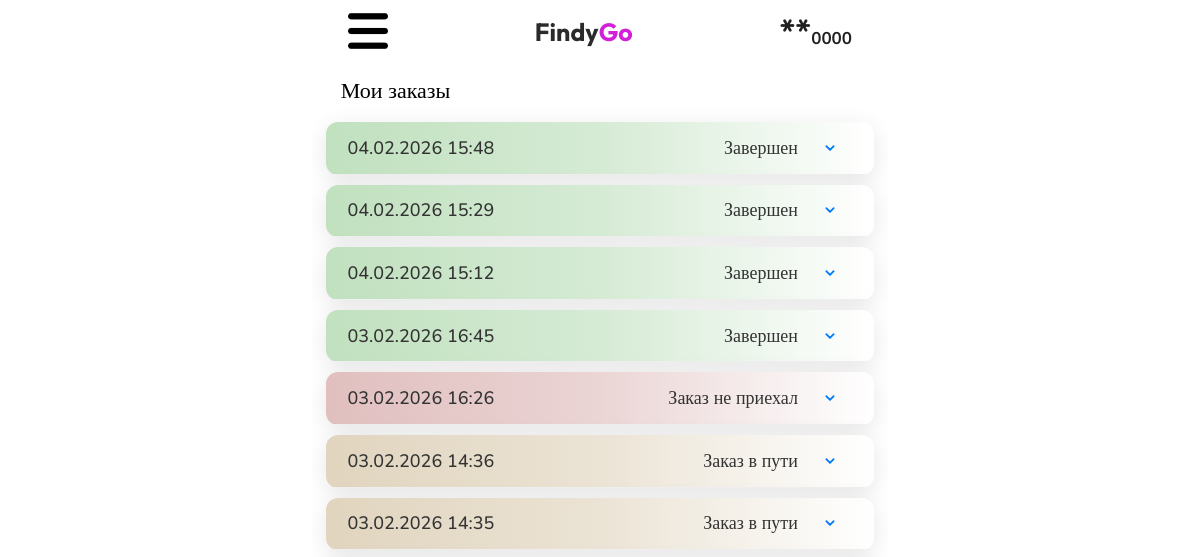
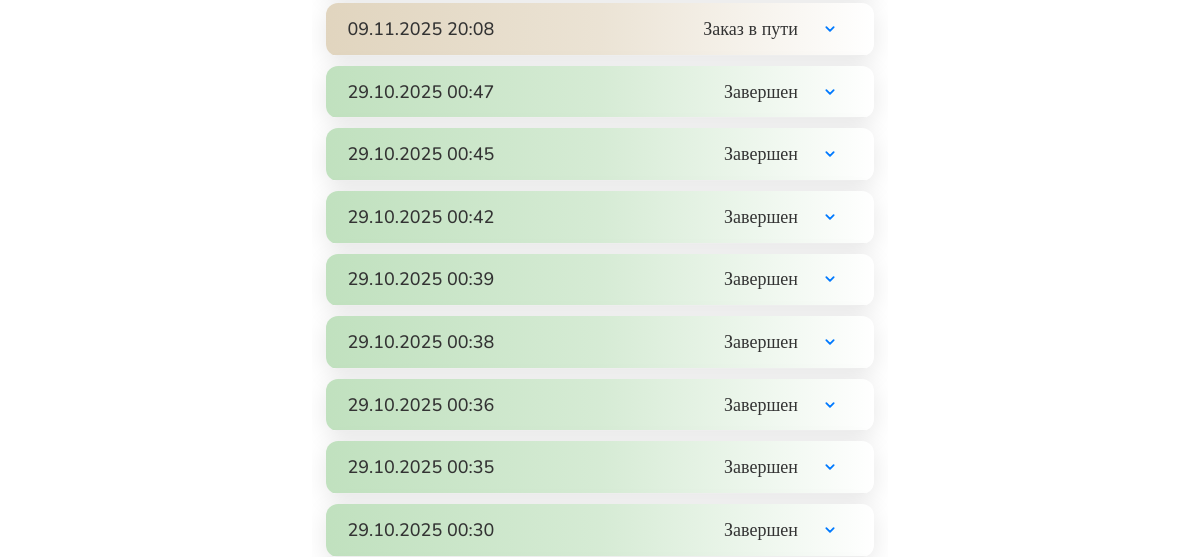
Page /my-orders/ (signed in, upper part) on the earlier database version (2 pictures, top to bottom).
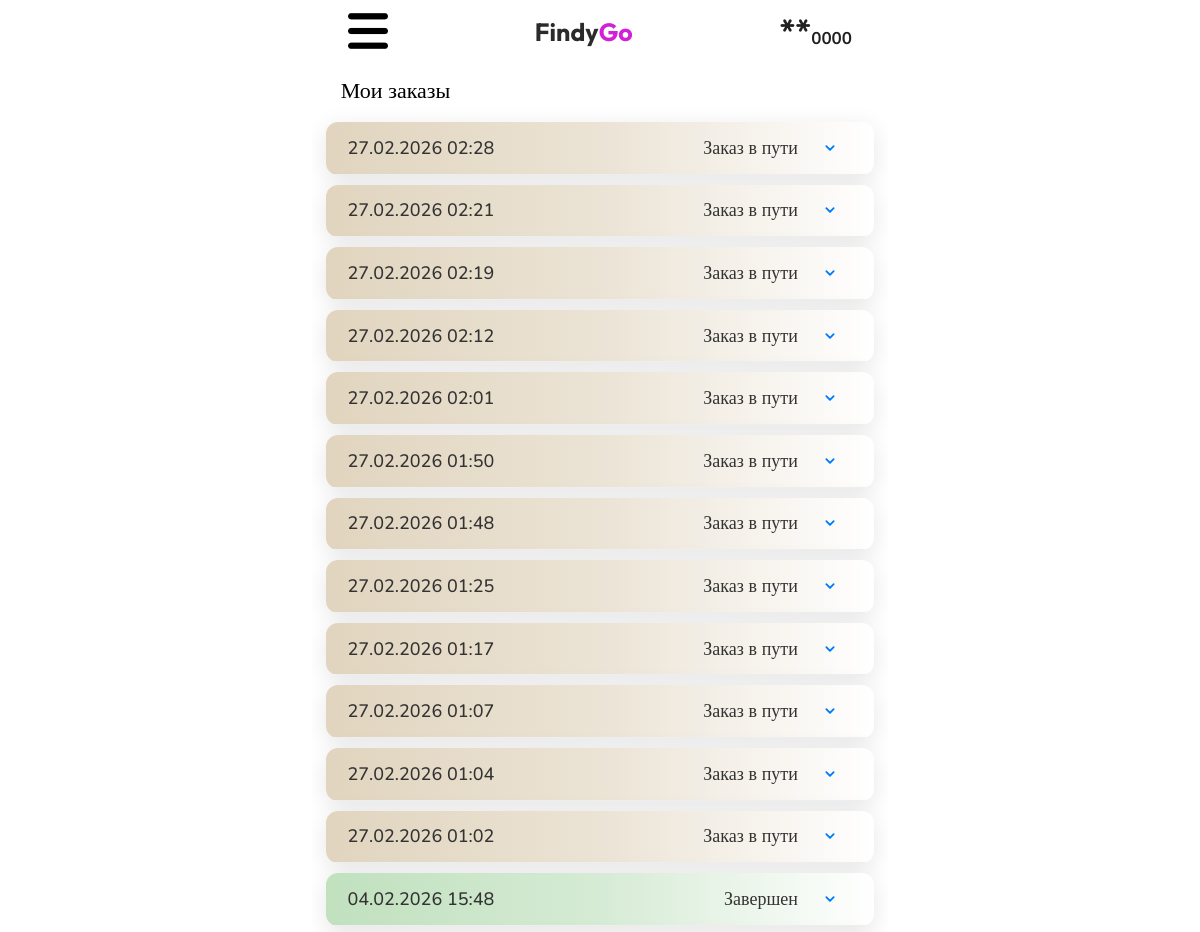
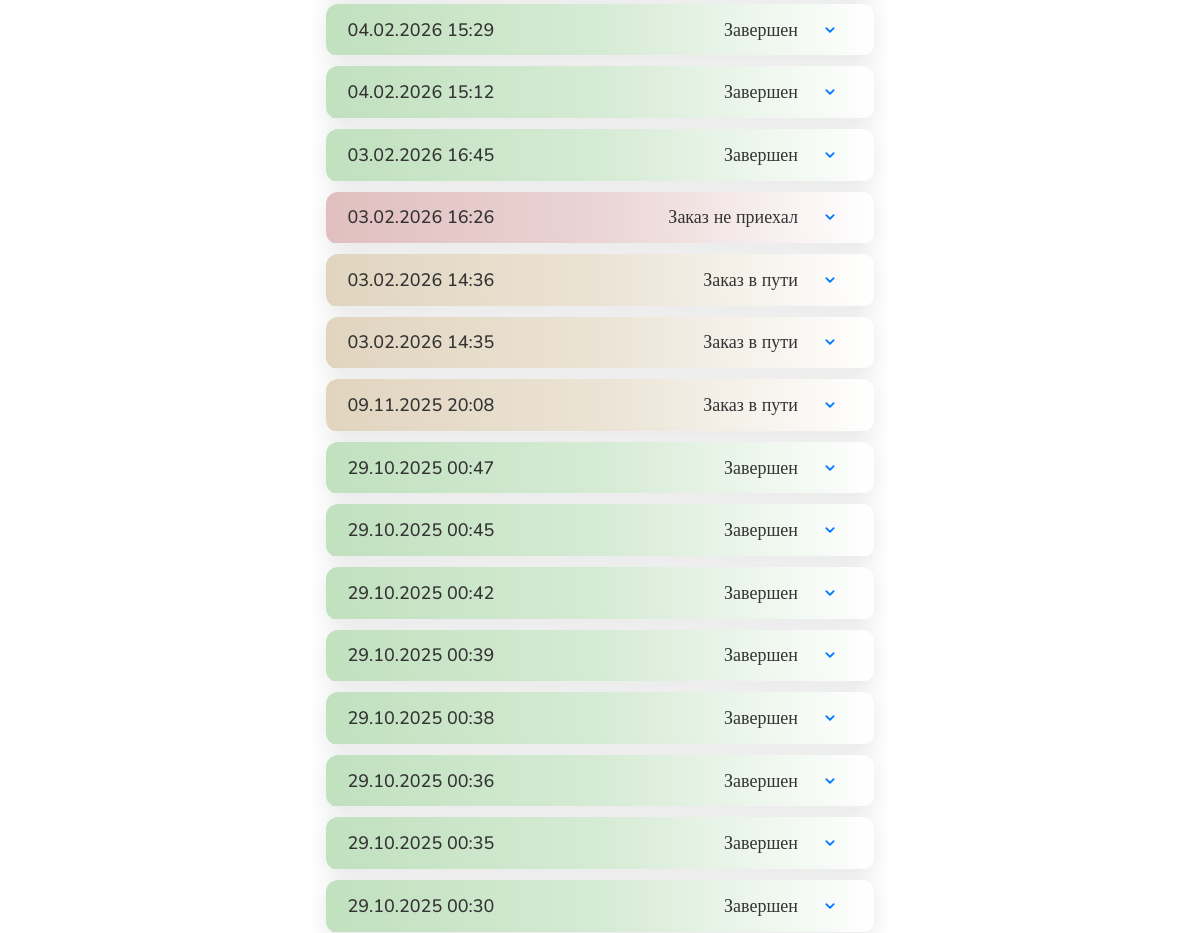
Same page on the later database version (2 pictures, top to bottom).
### basis/models.py (models this page shows, shortened)
class Order(models.Model):
    ORDER_STATUS_CHOICES = [
        ('in_progress', 'В процессе'),
        ('accept', 'Принято'),
        ('completed', 'Успешно'),
        ('cancelled', 'Отменен'),
    ]
    ORDER_PAYMENT_STATUS = [
        ('Online', 'Онлайн'),
        ('Offline', 'Наличными'),
    ]
    ORDER_DELIVERY_STATUS = [
        ('Delivery', 'Доставка курьером'),
        ('Pickup', 'Самовывоз'),
    ]
    COURIER_STATUS = [
        ('expectation', 'Ожидание'),
        ('called', 'Вызываем курьера'),
        ('pick_up', 'Забирает заказ'),
        ('on_the_way', 'В пути'),
        ('delivered', 'Доставлено'),
        ('canceled', 'Отменено'),
    ]
    DELIVERY_RESULT_CHOICES = [
        ('none', 'Не выбран'),
        ('success', 'Завершен успешно'),
        ('failed', 'Заказ не приехал'),
    ]
    user = models.ForeignKey(settings.AUTH_USER_MODEL, on_delete=models.CASCADE)
    delivery_result = models.CharField(max_length=20, choices=DELIVERY_RESULT_CHOICES, default='none')
    courier_first_name = models.CharField(max_length=15, blank=True)
    courier_last_name = models.CharField(max_length=15, blank=True)
    courier_tel_number = models.CharField(max_length=15, blank=True)
    courier_car = models.CharField(max_length=40, blank=True)
    courier_car_number = models.CharField(max_length=15, blank=True)
    courier_status = models.CharField(max_length=30, choices=COURIER_STATUS, default='expectation')
    order_number = models.CharField(max_length=255, unique=True)
    total_amount = models.DecimalField(max_digits=10, decimal_places=2)
    order_user_name = models.CharField(max_length=100)
    user_name = models.CharField(max_length=255)
    created_at = models.DateTimeField(default=timezone.now)
    order_details = models.TextField()
    status = models.CharField(max_length=20, choices=ORDER_STATUS_CHOICES, default='in_progress')
    order_tel_number = models.CharField(max_length=14)
    order_adsress = models.CharField(max_length=100)
    order_bank_check = models.ImageField(upload_to=order_bank_check_path, blank=True, null=True)
    order_payment_status = models.CharField(max_length=100)
    order_delivery_status = models.CharField(max_length=100)
    order_city = models.CharField(max_length=14, blank=True)

### my_orders/views.py (the view)
# urls.py: path('my-orders/', my_orders, name='my_orders'),
def my_orders(request):
    phone = request.GET.get('phone') or request.user.user_phone_number  # ищем по телефону
    orders = Order.objects.filter(order_tel_number=phone).order_by('-created_at')
    return render(request, 'my_orders/my_orders.html', {'orders': orders})

### templates/my_orders/my_orders.html (shortened to what this page needs)
{% extends 'basis/basis.html' %}
{% load humanize %}
{% block linkcss %}
<link rel="stylesheet" href="/static/css/my_orders.css">
{% endblock %}
{% block main %}
<h2 class="order-title">Мои заказы</h2>
<div class="orders-page">
    {% if orders %}
    {% for order in orders %}
    <div class="order_accordion">
        <div class="order_accordion-item {% if order.delivery_result == 'success' %}order-success{% elif order.delivery_result == 'failed' %}order-failed{% else %}{% if order.status == 'in_progress' %}order-progress{% elif order.status == 'completed' %}order-onway{% elif order.status == 'cancelled' %}order-cancelled{% endif %}{% endif %}" data-order-id="{{ order.id }}">
            <label class="order_accordion-header" for="order{{ forloop.counter }}">
                <h3 class="order_accordion_date">{{ order.created_at|date:"d.m.Y H:i" }}</h3>
                <h3 class="order_accordion_title">
                    {% if order.delivery_result == "success" %}
                    Завершен
                    {% elif order.delivery_result == "failed" %}
                    Заказ не приехал
                    {% else %}
                    {% if order.status == "in_progress" %}
                    В обработке
                    {% elif order.status == "completed" %}
                    Заказ в пути
                    {% elif order.status == "cancelled" %}
                    Отменен отправителем
                    {% endif %}
                    {% endif %}
                </h3>
                <svg class="arrow" viewBox="0 0 24 24">
                    <path d="M8 10l4 4 4-4" stroke="currentColor" stroke-width="2" fill="none" stroke-linecap="round"
                        stroke-linejoin="round" />
                </svg>
            </label>
        </div>
    </div>
    {% endfor %}
    {% else %}
    <p>У вас пока нет заказов.</p>
    {% endif %}
</div>
{% endblock %}

### templates/basis/basis.html (shortened to what this page needs)
{% load static %}
{% load humanize %}
<!DOCTYPE html>
<html lang="en">
<head>
    <link rel="stylesheet" href="/static/css/basis.css">
    {% block linkcss %}
    {% endblock %}
</head>
<body>
    <div class="body-container">
        <header>
            <div class="header-top">
                <div class="menu-btn">
                    <button class="aside-btn"></button>
                </div>
                <a href="{% url 'home' %}" class="logo">
                    <p>Findy</p>
                </a>
                {% if request.user.is_authenticated %}
                <p class="user_name">{{ request.user.username }}</p>
                {% endif %}
            </div>
        </header>
        <main>
            {% block main %}
            {% endblock %}
        </main>
    </div>
</body>
</html>

### static/css/basis.css (style rules this page uses)
* { padding: 0; margin: 0; border: 0; -webkit-user-select: none; -moz-user-select: none; user-select: none; }
*, *:before, *:after { box-sizing: border-box; }
nav, footer, header, aside { display: block; }
html, body { background: rgb(255, 255, 255); height: 100%; width: 100%; font-size: 100%; line-height: 1; font-size: 14px; -ms-text-size-adjust: 100%; -moz-text-size-adjust: 100%; -webkit-text-size-adjust: 100%; }
input, button, textarea { font-family: inherit; }
button, a { outline: none; -webkit-tap-highlight-color: transparent; -webkit-user-select: none; -moz-user-select: none; user-select: none; }
button { cursor: pointer; }
a, a:visited { text-decoration: none; }
h1, h2, h3, h4, h5, h6 { font-size: inherit; font-weight: 400; }
.body-container { max-width: 576px; margin: 0 auto; position: relative; }
.body-container header { display: flex; flex-direction: column; gap: 5px; width: 100%; position: fixed; top: 0; background: rgb(255, 255, 255); z-index: 510; }
.body-container header .header-top { max-width: 576px; display: flex; justify-content: space-between; align-items: center; height: clamp(25px, 14vw, 65px); width: 100%; padding: 0 3%; position: relative; z-index: 510; }
.body-container header .header-top .menu-btn { width: clamp(20px, 5vw, 40px); transition: all 0.3s ease 0s; }
.body-container header .header-top .menu-btn .aside-btn { width: 100%; height: clamp(20px, 5vw, 40px); background: url("/static/icons/menu_4.png") center/cover no-repeat; transition: all 0.3s ease 0s; position: relative; z-index: 512; }
.body-container header .header-top .user_name { font-family: "Nunito"; font-size: clamp(9px, 3.5vw, 17px); color: #202020; font-weight: 700; letter-spacing: normal; }
.body-container header .header-top .user_name::before { content: "**"; font-family: "Nunito"; font-size: clamp(9px, 3.5vw, 35px); color: #202020; }
.body-container header .header-top .logo p { font-family: "Outfit", sans-serif; font-size: clamp(9px, 5.3vw, 25px); color: #2b2b2b; font-weight: 700; letter-spacing: normal; }
.body-container header .header-top .logo p::after { content: "Go"; font-family: "Outfit", sans-serif; color: #d220d8; }
.body-container main { padding-bottom: clamp(10px, 10vw, 50px); width: 100%; display: flex; flex-direction: column; gap: 5px; margin-top: clamp(25px, 14vw, 65px); overflow: hidden; }

### static/css/my_orders.css (style rules this page uses)
.order-title { font-family: "Nunito"; font-size: clamp(12px, 4.8vw, 22px); margin: 15px 0px 15px 5%; }
.orders-page { width: 100%; display: flex; flex-direction: column; gap: 10px; }
.orders-page .order_accordion { width: 95%; margin: 0 auto; border-radius: 12px; overflow: hidden; background: #fff; box-shadow: 0 6px 25px rgba(0, 0, 0, 0.1); }
.orders-page .order_accordion * { -webkit-tap-highlight-color: transparent; outline: none; }
.orders-page .order_accordion .order-success { background: linear-gradient(90deg, rgba(48, 155, 42, 0.3) 0%, rgba(48, 155, 42, 0.2) 50%, rgba(48, 155, 42, 0) 100%); }
.orders-page .order_accordion .order-failed, .orders-page .order_accordion .order-cancelled { background: linear-gradient(90deg, rgba(155, 42, 42, 0.3) 0%, rgba(155, 42, 42, 0.2) 50%, rgba(155, 42, 42, 0) 100%); }
.orders-page .order_accordion .order-onway { background: linear-gradient(90deg, rgba(155, 115, 42, 0.3) 0%, rgba(155, 115, 42, 0.2) 50%, rgba(155, 115, 42, 0) 100%); }
.orders-page .order_accordion .order_accordion-item { border-bottom: 1px solid #eee; position: relative; width: 100%; }
.orders-page .order_accordion .order_accordion-item .order_accordion-header { display: flex; justify-content: space-between; width: 90%; align-items: center; padding: 1.2em 1.5em 1.2em 1.5em; cursor: pointer; transition: background 0.3s ease; -webkit-user-select: none; -moz-user-select: none; user-select: none; position: relative; }
.orders-page .order_accordion .order_accordion-item .order_accordion-header h3 { font-family: "Nunito"; font-size: clamp(10px, 3.4vw, 18px); font-weight: 600; text-align: left; color: #333; font-weight: 500; }
.orders-page .order_accordion .order_accordion-item .order_accordion-header .arrow { position: absolute; left: 100%; width: 22px; height: 22px; color: #007aff; transition: transform 0.3s ease; }

Differences in the rows shown:
added Order: created_at "27.02.2026 02:28", delivery_result "Заказ в пути"
added Order: created_at "27.02.2026 02:21", delivery_result "Заказ в пути"
added Order: created_at "27.02.2026 02:19", delivery_result "Заказ в пути"
added Order: created_at "27.02.2026 02:12", delivery_result "Заказ в пути"
added Order: created_at "27.02.2026 02:01", delivery_result "Заказ в пути"
added Order: created_at "27.02.2026 01:50", delivery_result "Заказ в пути"
added Order: created_at "27.02.2026 01:48", delivery_result "Заказ в пути"
added Order: created_at "27.02.2026 01:25", delivery_result "Заказ в пути"
added Order: created_at "27.02.2026 01:17", delivery_result "Заказ в пути"
added Order: created_at "27.02.2026 01:07", delivery_result "Заказ в пути"
added Order: created_at "27.02.2026 01:04", delivery_result "Заказ в пути"
added Order: created_at "27.02.2026 01:02", delivery_result "Заказ в пути"
